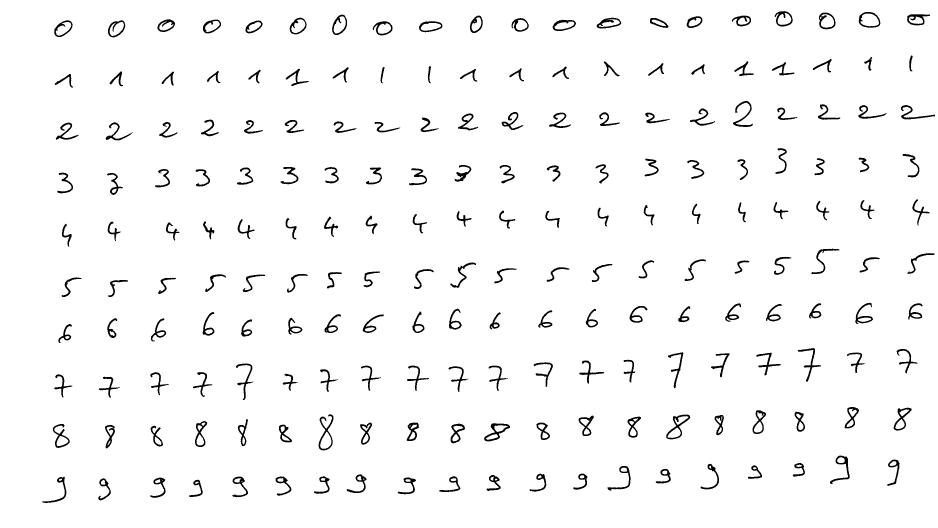
%> input picture app.tif, 2812 x 1584 px (shown at 1/3 size)
$ octave main.m   (GNU Octave 9; MATLAB toolbox functions it lacks are replaced by stand-ins)
%> lines starting %> are read from the running program, lines starting %| are printed output that depends on the picture; in (x1, y1, x2, y2) boxes, pixels count from 0 and x2, y2 are one past the last pixel; in counts of white or black regions, pixels touching at a corner belong together; the program's own positions count from 1
### openImage.m
function [ BW ] = openImage( filename )
%openImage Ouvre l'image binaire pointée par filename
%   L'ouvre et l'inverse, afin d'avoir une  image blanc sur noir.

BW = imread(filename);

% Inverse l'image : pour avoir une image blanc sur noir. Utile dans la
% recherche des pixels blancs.
BW=~BW;
end

### getIndicesLines.m
function [ indices ] = getIndicesLines( BW, n, offset )
% getIndicesLinees : retourne la liste des indices des pixels verticaux où
% un chiffre commence.
% Elle retourne n couples de données se suivant, contenant tour à tour, le
% premier pixel et le dernier d'une ligne.

    % On projete les lignes en sommant le nombre de pixels blancs, par
    % lignes
    imageData=sum(BW>0,2);

    lastStop = 1;
    indices = [];
    for i=1:n
        % On cherche le prochain front montant
        edge=find(imageData(lastStop:end), 1, 'first') + lastStop;
        % Puis à partir de là, le prochain front descendant
        fallingEdge=find(imageData(edge:end)==0, 1, 'first') + edge;
        lastStop = fallingEdge;
        % edge - 2 car le edge que l'on trouve c'est le pixel où on est
        % blanc. On retient le pixel d'avant, pour pouvir détourer
        % correctement. Il semble que -1 ne suffise pas...
        indices = [indices, edge-2 + offset, fallingEdge+offset ];
    end
end

### getIndicesOfLinesAndCols.m
function [ indicesLinesCorrect, indicesCols ] = getIndicesOfLinesAndCols( ...
    BI, nbLines, nbCols )
%getIndicesOfLinesAndCols Retourne les indices des lignes et colonnes de
%chiffres de l'image BI
% BI image binaire
% nbLines nombre de lignes à trouver
% nbCols nombre colonnes à trouver

% récupération d'une première approximation de la ligne des chiffres.

% Approximation, car on prends la ligne du pixel le plus bas sur la ligne,
% donc certains chiffres auront plus de blanc autour que d'autres.
% On corrigera cela en réalisant une deuxième passe.
indicesLines = getIndicesLines(BI,nbLines, 0);

%récupérations des différentes colonnes des chiffres, par lignes
indicesCols=  [];
for k=1:nbLines
    % On extrait l'image associé à la ligne des chiffres en question
    subImage = BI(indicesLines(1,k*2 -1): indicesLines(1,k*2),:);
    % Et on appelle notre méthode sur cette ligne.
    indicesCols = [indicesCols, [getIndicesCols(subImage',nbCols)] ];
end

% Récupération plus précise de l'indice de la ligne du chiffre. Nous
% pouvons le faire maintenant car cette fois, la largeur du chiffre est
% bornée (cf étape précédente).
indicesLinesCorrect=  [];

for k=1:(nbLines*nbCols)
    lines = indicesLines(1, 2*floor(((k-1)/nbCols)) + 1 ):indicesLines(1,2*floor(((k-1)/nbCols)) + 2);
    cols = indicesCols(1,k*2 -1): indicesCols(1,k*2);

    subImage = BI(lines, cols);
    lineOffset = indicesLines(1, 2*floor(((k-1)/nbCols)) + 1 );
    indicesLinesCorrect = [indicesLinesCorrect, [getIndicesLines(subImage,1, lineOffset)]];
end


end

### getMediumProfilsOfImage.m
function [ mediumProfils ] = getMediumProfilsOfImage( filename,  nbLines,...
    nbCols, nbLinePerProfil, coordSaveFilename)
%getMediumProfilsOfImage Retourne les profils des classes de chiffres de l'image
%pointée par filename
% filename nom du fichier de l'image source
% nbLines nombre de ligne à trouver
% nbCols nombre de colonnes à trouver
% nbLinePerProfil nombre de ligne par profils
% coordSaveFilename nom du fichier où sauver les coordonnées

BI = openImage(filename);


[indicesLinesCorrect, indicesCols] = getIndicesOfLinesAndCols(BI, nbLines, nbCols);

%showBoundingBoxesOverImage(BI, indicesLinesCorrect, indicesCols);

% Obtention des coordonnées sous forme de la position haut-gauche et
% bas-droite
coord = buildCoordByLinesCols(indicesLinesCorrect,indicesCols);

%saveCoordToFile(coordSaveFilename, coord );

% On calcul les profils de tout les chiffres de cette image
profils = determineProfils(BI, coord, nbLinePerProfil);

% Puis les profils médian
mediumProfils = calculateCenterOfProfil(profils,nbCols);


end

### buildCoordByLinesCols.m
function [ coord ] = buildCoordByLinesCols( lines, cols )
%buildCoordByLinesCols Transforme les  listes d'indices de lignes et
%colonnes en un tableau contenant les coordonées du coin supérieur gauche
%et inférieur droit sur une même ligne pour chaque chiffre.

    size_l = size(lines);
    size_c = size(cols);

    coord = zeros(size_l(2)/4,4);

    for k = 1:(size_c(2)/2)
        % On détermine les coordonnées des 2 coins qui nous intéressent
        x_haut_gauche = cols(1,k*2-1);
        y_haut_gauche = lines(1,k*2-1);
        x_bas_droit = cols(1,k*2);
        y_bas_droit = lines(1,k*2);

        coord(k,:) = [x_haut_gauche, y_haut_gauche, x_bas_droit, y_bas_droit];

    end
end

### determineProfils.m
function [ profils ] = determineProfils( BW, coord, nbLinesPerProfil )
%determineProfils Determine les profils pour chaque boudingboxes de coord
% BW image binaire source
% coord coordonnées des chifres dans l'image
% nbLinesPerProfil nombre de lignes par profil

size_c = size(coord);
profils = zeros(size_c(1),nbLinesPerProfil*2);

for k=1:(size_c(1))
    % boîte englobante de ce nombre
    box = coord(k,:);

    profil = determineProfil( BW, box, nbLinesPerProfil );

    profils(k,:) = profil;
end

end

### determineProfil.m
function [ profil ] = determineProfil( BW, box, nbLines )
%determineProfil Retourne le profil du chiffre de la sous image de BW
%basé sur les coordonnées de la box box.
% BW image binaire source
% box coordonnées de la boite englobante à prendre en compte
% nbLines est le nombre de lignes à prendre en compte pour le calcul du
% profil.

% extraction de la sous image
subImage = BW(box(2):box(4),box(1):box(3));

% profil complet de ce chiffre. (nbLines pour le gauche et nbLines pour le droit)
profil = zeros(nbLines*2,1);

%taille de l'image
size_i = size(subImage);

    %pour chaque lignes virtuelle du profil, chercher le premier pixel blanc
    for i=1:nbLines
        % nbLines + 1 afin d'avoir une répartition homogène des lignes sur le
        % chiffre, et pas en avoir une sur la dernière ligne de pixels du
        % chiffres.
        line = round(size_i(1)*i/(nbLines+1));

        firstWhitePixelIndiceLeft = -1;
        firstWhitePixelIndiceRight = -1;
        indice=1;

        while((firstWhitePixelIndiceLeft == -1 || firstWhitePixelIndiceRight == -1) && indice < size_i(2)+1)
            % On cherche depuis le coté gauche le premier pixel blanc
            if(subImage(line,indice) > 0 && firstWhitePixelIndiceLeft==-1 )
                firstWhitePixelIndiceLeft = indice;
            end

            % On cherche depuis le coté droit le premier pixel blanc
            if(subImage(line, size_i(2)+1 - indice) > 0 && firstWhitePixelIndiceRight == -1)
                firstWhitePixelIndiceRight = indice;
            end
            indice = indice + 1;
        end
        % On le normalise par rapport à la hauteur du chiffre
        profil(2*i-1) = firstWhitePixelIndiceLeft*100/size_i(1);
        profil(2*i) = firstWhitePixelIndiceRight*100/size_i(1);
    end

end

### calculateCenterOfProfil.m
function [ centers ] = calculateCenterOfProfil(profils, nbNumberPerLine)
%calculateCenterOfProfil Calculs les profils médians, par classes de
% nbNumberPerLine profils en provenance de profils
% profils listes des profils des chiffres
% nbNumberPerLine nombre de chiffres par lignes dans l'image en question

size_p = size(profils);
% Nombre de classe
nbClasses = size_p(1)/nbNumberPerLine;

% On détermine le nombre de ligne par profil
nbLinePerProfil = size_p(2);

% Pré initialisation
centers = zeros(nbClasses, nbLinePerProfil);

% Pour chaque classe, on calcule le centre de la classe et on l'ajoute.
for i=1:nbClasses
   centers(i,:) = calculateProfilOfClass(profils( ((i-1)*nbNumberPerLine+1):(i * nbNumberPerLine) ,:));
end


end

### calculateProfilOfClass.m
function [ centersOfClass ] = calculateProfilOfClass(profilsOfClass)
%calculateProfilOfClass Retourne le vecteur moyen des profils de la classe en
%paramètres

    size_p = size(profilsOfClass);

    % centersOfClass va contenir la moyenne des différents valeur du profil
    % de cette classe.
    centersOfClass = zeros(1,size_p(2));

    for i=1:size_p(2)
        centersOfClass(1,i) = mean(profilsOfClass(:,i));
    end


end

### analyzeTestImageByProfil.m
function [ proba ] = analyzeTestImageByProfil( filenameTest,  ...
    nbLinesTest, nbColsTest, nbLinePerProfil, profilsMedium, probaFilenameSave)
%analyzeTestImageByProfil Analyse l'image de test pour évaluer les
%résultats par rapport aux profils passé en paramètres.
% filenameTest nom du fichier contenant l'image de test
% nbLinesTest nombre de lignes de chiffres dans l'image de test
% nbColsTest nombre de cols de chiffres dans l'image de test
% nbLinePerProfil nombre de lignes par profils de chiffre
% profilsMedium matrice contenant les profils médium issues de l'analyse de
%                           l'image d'apprentissage


    % Ouvre l'image binaire
    BI_test = openImage(filenameTest);

    % Extrait les lignes et colonnes de chiffres
    [indicesLinesCorrect_test, indicesCols_test] = getIndicesOfLinesAndCols(BI_test, ...
        nbLinesTest,nbColsTest);

    %showBoundingBoxesOverImage(BI_test, indicesLinesCorrect_test, indicesCols_test);

    % Les transforme en position haut-gauche, bas-droite
    coord_test = buildCoordByLinesCols(indicesLinesCorrect_test,indicesCols_test);

    % Détermine les profils de l'ensemble des chiffres
    profils_test = determineProfils(BI_test, coord_test, nbLinePerProfil);


    size_profils_test = size(profils_test);
    size_profilsMedium = size(profilsMedium);

    %nbCorrect = 0;
    % Pré initialisation
    proba = zeros(size_profils_test(1)/nbColsTest, size_profilsMedium(1));


    for i=1:size_profils_test
        profil = profils_test(i,:);

        distances = zeros(size_profilsMedium(1), 1);

        for j=1:(size_profilsMedium(1))
           distance = norm(profil - profilsMedium(j,:));
           distances(j,1) = distance;
        end

        for j=1:(size_profilsMedium(1))
           sumDistance = 0;

           for k=0:9
                sumDistance = sumDistance + exp(-distances(k+1,1));
           end


           prob = exp(-distances(j,1))/(sumDistance);
           proba(i,j) = prob;
        end

    end


end

### analyzeNumbersByProfils.m
function [ probas, ratio ] = analyzeNumbersByProfils(filenameLearn, ...
nbLinesLearn,nbColsLearn, ...
nbLinePerProfil, filenameSaveCoord, filenameSaveMediumProfils, filenameTest, ...
nbLinesTest, nbColsTest, probaFilenameSave )
%analyzeNumbersByProfils Analyse les chiffres par la méthode des profils.
% filenameLearn nom du fichier contenant l'image d'apprentissage
% nbLinesLearn nombre de lignes de chiffres dans l'image d'apprentissage
% nbColsLearn nombre de cols de chiffres dans l'image d'apprentissage
% nbLinePerProfil nombre de lignes  par profil
% filenameSaveCoord nom du fichier de sauvegarde des coordonnées des
%                                           boundingbox
% filenameSaveMediumProfils nom du fichier de sauvegarde des profils
%                                           médians
% filenameTest nom du fichier contenant l'image de test
% nbLinesTest nombre de lignes de chiffres dans l'image de test
% nbColsTest nombre de lignes de chiffres dans l'image de test
% probaFilenameSave nom du fichier de sauvegarde du résultat (proba)

    % On récupère les profils médians de l'image d'apprentissage
    profilsMedium = getMediumProfilsOfImage(filenameLearn, ...
        nbLinesLearn, nbColsLearn, ...
        nbLinePerProfil, filenameSaveCoord);
%> in openImage, BW is the input picture: size 1584x2812 uint8; min 0, max 255, mean 247.2
%> in openImage, `BW=~BW;`:
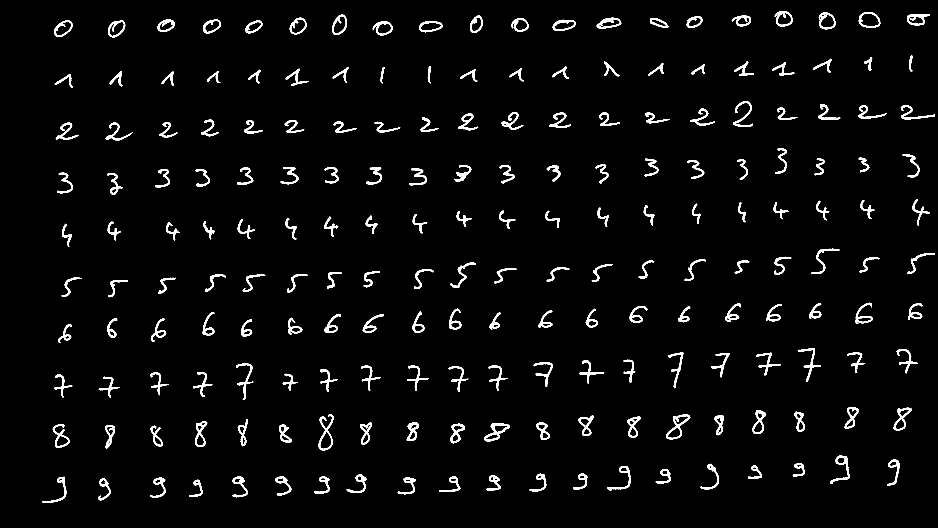
%> BW: size 1584x2812 logical (shown at 1/3 size); 3.1% white; 200 white regions, largest, box (x1, y1, x2, y2) and area: (1452, 1270, 1530, 1324) 1267, (1999, 1244, 2071, 1318) 1262, (956, 1243, 1001, 1351) 1220
%> in getIndicesLines, `imageData=sum(BW>0,2);`: imageData = 1584 values, max 428 at index 67, min 0 at index 1, mean 86.23
%> the loop in getIndicesLines, `for i=1:n` made 10 passes
%> (edge, fallingEdge, lastStop, indices) on passes 1 to 5: (35, 114, 114, [33 114]), (168, 265, 265, [33 114 166 265]), (305, 423, 423, [33 114 166 265 303 423]), (446, 587, 587, [33 114 166 265 303 423 444 587]), (600, 743, 743, [33 114 166 265 303 423 444 587 598 743])
%> after the loop in getIndicesLines, `for i=1:n`: indices = 20 values from 33 to 1511
%> after the loop in getIndicesOfLinesAndCols, `for k=1:nbLines`: indicesCols = 400 values, max 2807 at index 120, min 127 at index 361, mean 1466.3
%> the loop in getIndicesOfLinesAndCols, `for k=1:(nbLines*nbCols)` made 200 passes
%> lineOffset on passes 9 to 11: 33, 33, 33
%> after the loop in getIndicesOfLinesAndCols, `for k=1:(nbLines*nbCols)`: indicesLinesCorrect = 400 values, max 1512 at index 362, min 34 at index 33, mean 750.5
%> the loop in buildCoordByLinesCols, `for k = 1:(size_c(2)/2)` made 200 passes
%> (x_haut_gauche, y_haut_gauche, x_bas_droit, y_bas_droit) on passes 1 to 3: (163, 62, 220, 114), (324, 62, 378, 115), (472, 59, 527, 99)
%> after the loop in buildCoordByLinesCols, `for k = 1:(size_c(2)/2)`: coord = 200 rows, first 8: [163 62 220 114; 324 62 378 115; 472 59 527 99; 609 60 665 103; 736 62 790 103; 869 54 922 106; 996 45 1043 108; 1118 65 1180 109]
%> the loop in determineProfils, `for k=1:(size_c(1))` made 200 passes
%> in getMediumProfilsOfImage, `profils = determineProfils(BI, coord, nbLinePerProfil);`:
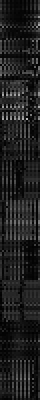
%> profils: size 200x20 double (shown 2 times larger); min 1.77, max 187, mean 31.8


    % -- sauve les profils médians dans le fichier associé
    saveToFile(filenameSaveMediumProfils, profilsMedium, 'Profils médians sauvés');

    % On analyse proprement dit l'image de test vis à vis de l'image
    % d'apprentissage
    probas = analyzeTestImageByProfil( filenameTest,  ...
        nbLinesTest, nbColsTest, nbLinePerProfil, profilsMedium, ...
        probaFilenameSave);
%> call 2 of openImage, with filename = 'test.tif'
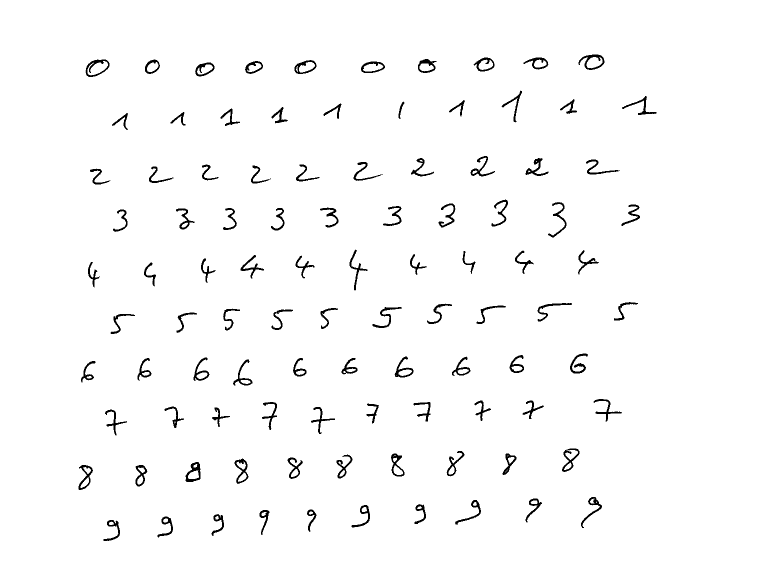
%> input picture test.tif, 1514 x 1175 px (shown at 1/2 size)
%> in openImage, BW is the input picture: size 1175x1514 uint8; 97.9% white; 100 black regions, largest, box (x1, y1, x2, y2) and area: (171, 119, 219, 154) 545, (371, 924, 401, 964) 542, (1157, 109, 1209, 140) 533
%> in openImage (call 2), `BW=~BW;`:
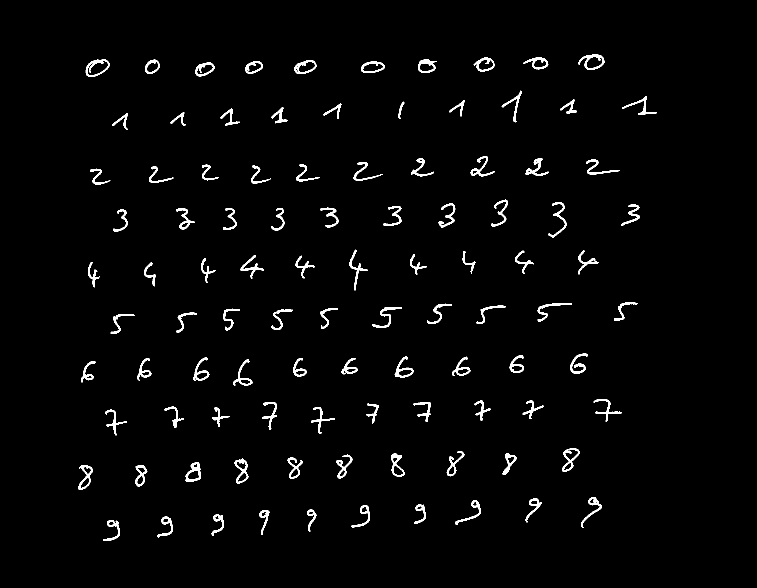
%> BW: size 1175x1514 logical (shown at 1/2 size); 2.1% white; 100 white regions, largest, box (x1, y1, x2, y2) and area: (171, 119, 219, 154) 545, (371, 924, 401, 964) 542, (1157, 109, 1209, 140) 533
%> in getIndicesOfLinesAndCols (call 2), `indicesLines = getIndicesLines(BI,nbLines, 0);`: indicesLines = 20 values from 109 to 1084
%> after the loop in getIndicesOfLinesAndCols (call 2), `for k=1:nbLines`: indicesCols = 200 values, max 1316 at index 40, min 157 at index 161, mean 696.5
%> the loop in getIndicesOfLinesAndCols (call 2), `for k=1:(nbLines*nbCols)` made 100 passes
%> lineOffset on passes 8 to 15: 109, 109, 109, 181, 181, 181, 181, 181
%> pass 1, in getIndicesOfLinesAndCols (call 2), `subImage = BI(lines, cols);`:
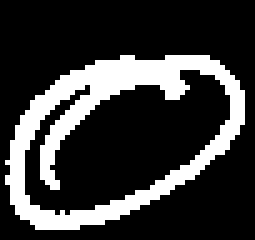
%> subImage: size 48x51 logical (shown 5 times larger); 22.3% white; 1 white region, box (x1, y1, x2, y2) and area: (1, 11, 49, 46) 545
%> pass 2, in getIndicesOfLinesAndCols (call 2), `subImage = BI(lines, cols);`:
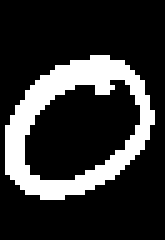
%> subImage: size 48x33 logical (shown 5 times larger); 20.2% white; 1 white region, box (x1, y1, x2, y2) and area: (1, 11, 31, 40) 320
%> pass 3, in getIndicesOfLinesAndCols (call 2), `subImage = BI(lines, cols);`:
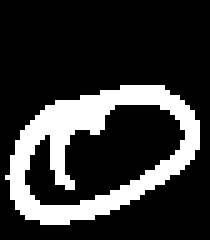
%> subImage: size 48x42 logical (shown 5 times larger); 20.7% white; 1 white region, box (x1, y1, x2, y2) and area: (1, 17, 40, 45) 417
%> after the loop in getIndicesOfLinesAndCols (call 2), `for k=1:(nbLines*nbCols)`: indicesLinesCorrect = 200 values, max 1085 at index 182, min 110 at index 19, mean 586.4
%> in analyzeTestImageByProfil, `[indicesLinesCorrect_test, indicesCols_test] = getIndicesOfLinesAndCol..`: indicesLinesCorrect_test has the same summary as indicesLinesCorrect in getIndicesOfLinesAndCols; indicesCols_test has the same summary as indicesCols in getIndicesOfLinesAndCols
%> (the rest of the program and of its run is left out)
